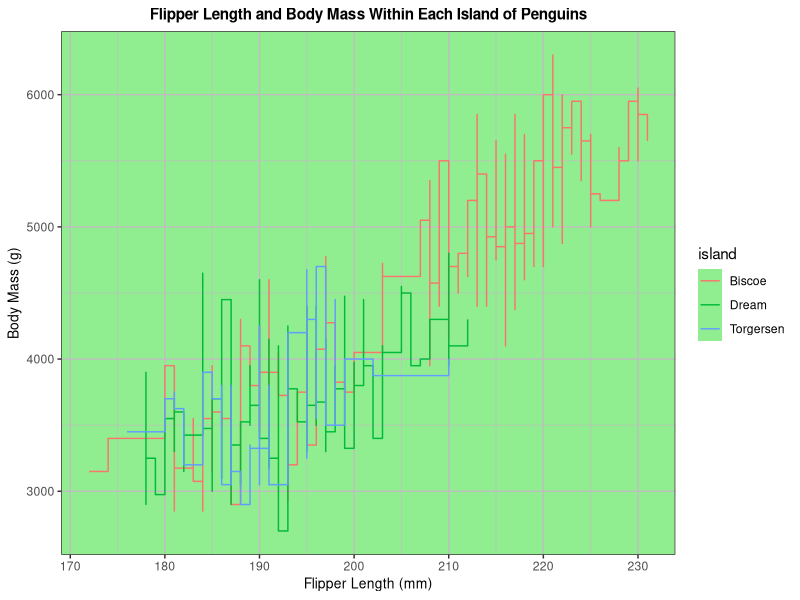

This figure's R source:
## ---- chunk 1
knitr::opts_chunk$set(echo = TRUE, 
                      warning = FALSE, 
                      message = FALSE)
## ---- chunk 2
library(tidyverse)
library(kableExtra)
library(palmerpenguins)
library(here)
## ---- chunk 3
glimpse(penguins)
## ---- chunk 4
penguins %>% 
  ggplot(aes(x = flipper_length_mm, 
             y = body_mass_g, 
             color = island, 
             na.rm= FALSE)) + 
  geom_step() + 
  labs(x = "Flipper Length (mm)", 
       y = "Body Mass (g)", 
       fill = "Island") + 
  theme_bw() + 
  theme(axis.title = element_text(size = 10, 
                                  color = "black"),
        panel.background = element_rect("lightgreen"),
        panel.grid = element_line(color = "grey"), 
        plot.title = element_text(color = "black", size = 11, hjust = 0.5, face = "bold")) + 
        ggtitle("Flipper Length and Body Mass Within Each Island of Penguins")

## ---- chunk 5
penguins %>% 
  group_by(island) %>%
  summarise(flippermean = mean(flipper_length_mm, na.rm = TRUE), 
            bodymean = mean(body_mass_g, na.rm = TRUE)) %>%
  kbl() %>% 
  kable_material_dark() %>% 
  row_spec(1, bold = T, color = "white", background = "skyblue") %>%
  kable_styling(full_width = FALSE)
